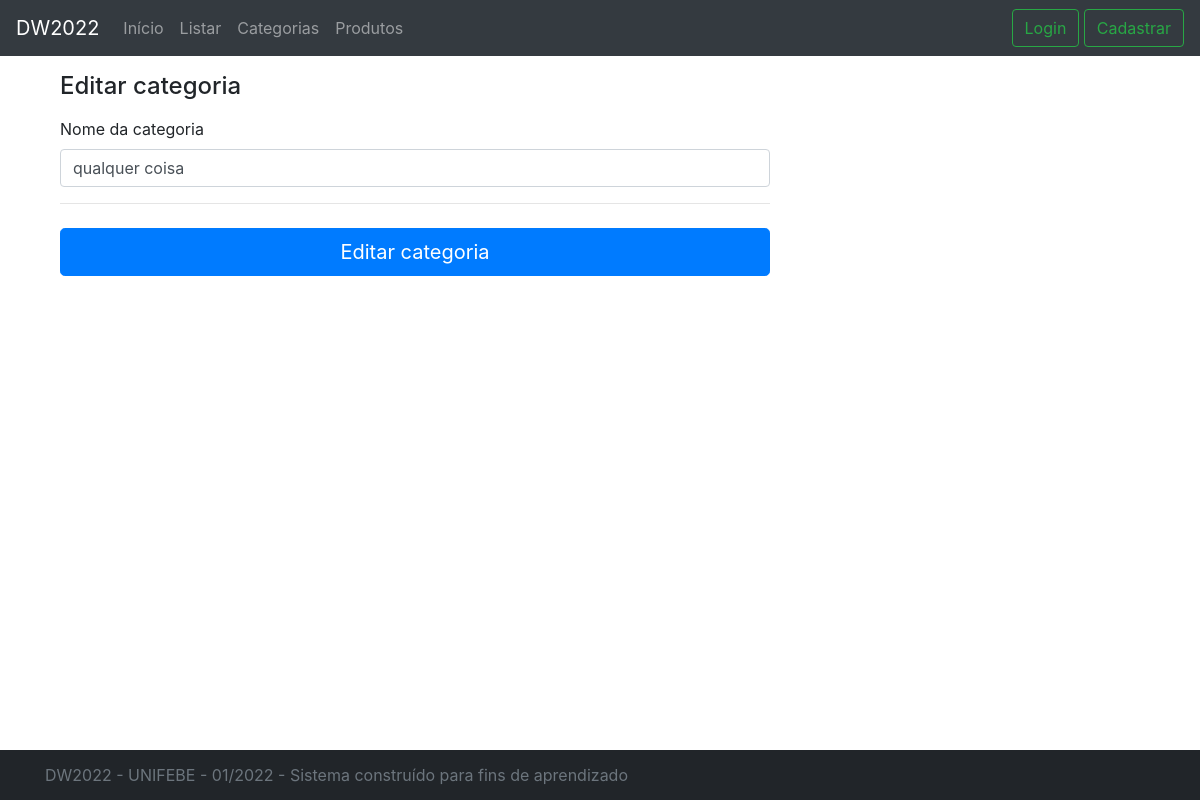
/editar_categoria.php?id=5, run on an earlier commit of the app's database.
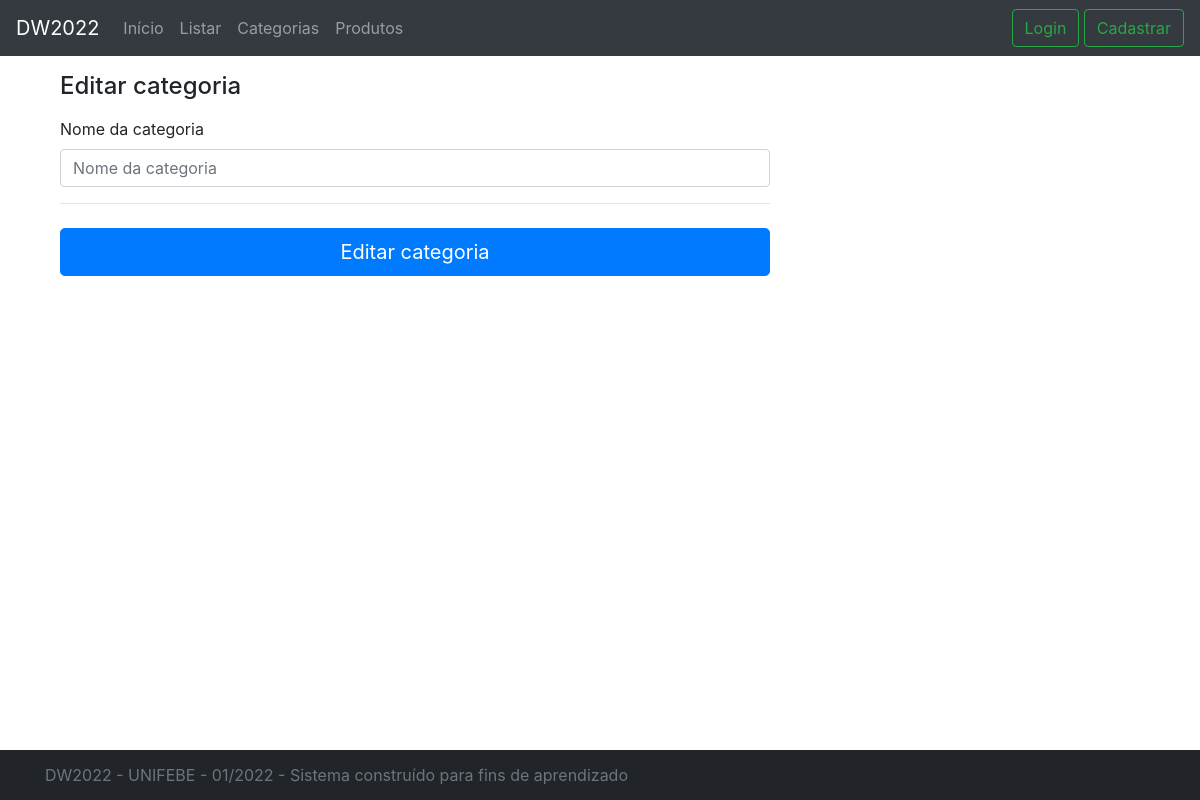
And on a later commit of the database.
### tables this page shows
CREATE TABLE "categoria" (
	"id"	INTEGER NOT NULL,
	"nome"	TEXT,
	PRIMARY KEY("id" AUTOINCREMENT)
);

### editar_categoria.php (the view, shortened to what this page needs)
<?php
$id = $_GET['id'];
$conexao = new PDO('sqlite:dw.db');
$query = "SELECT * FROM categoria where id = $id";
$result = $conexao->query($query);
$categoria = $result->fetch();
?>
<!doctype html>
<html lang="pt-br">
  <head>
    <link href="css/bootstrap.css" rel="stylesheet">
    <link href="css/navbar-top-fixed.css" rel="stylesheet">
    <link href="css/sticky-footer.css" rel="stylesheet">
  </head>
  <body>
  <?php require_once 'nav.php' ?>
    <main role="main" class="container">
      <div class="col-md-8 order-md-1">
          <h4 class="mb-3">Editar categoria</h4>
          <form class="needs-validation" action="editar_categoria_post.php?id=<?php echo $id;?>" method="post" novalidate>
            <div class="mb-3">
              <label for="endereco">Nome da categoria</label>
              <input type="text" class="form-control" value="<?php echo $categoria['nome'];?>" id="nome" name="nome" placeholder="Nome da categoria" required autofocus>
            </div>
            <hr class="mb-4">
            <button class="btn btn-primary btn-lg btn-block" type="submit">Editar categoria</button>
          </form>
        </div>
    </main>
    <?php require_once 'footer.php' ?>
  </body>
</html>

What changed in the data, as far as the page shows it:
no longer on this page (row edited): categoria: nome "qualquer coisa"
